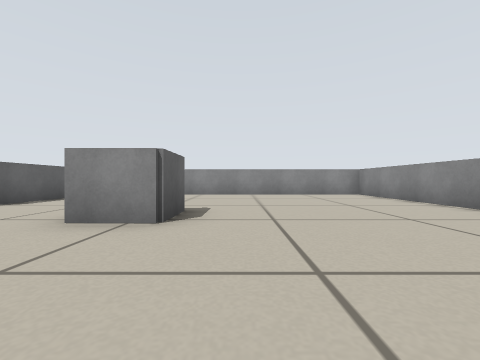
view 1 (above)

17 first-person views from a walk through a robot-simulator world made for Stage. The camera is 0.29 m above the floor, looks level and sees 90° across. Floor lines are 1 m apart. The floor is counted in squares, 0.5 m on a side. Each view is taken from the middle of a square. On the plan, view 1 faces up. The plan holds only what a view shows up to about 9 squares ahead; the rest is blank. The robots in the file are not drawn.

view 2
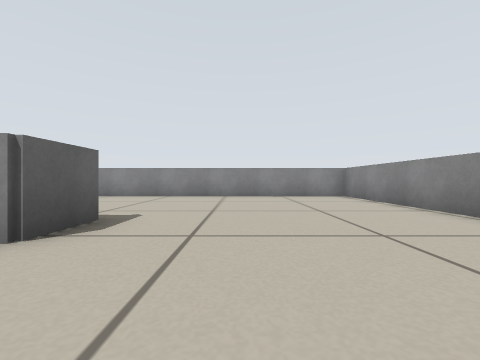

view 3
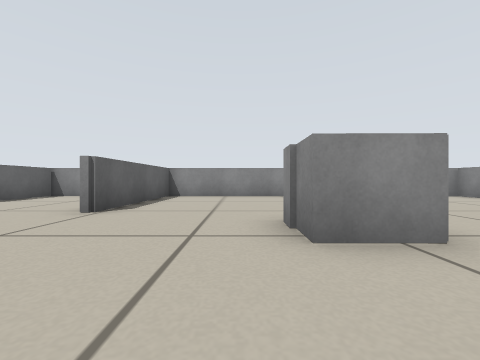

view 4
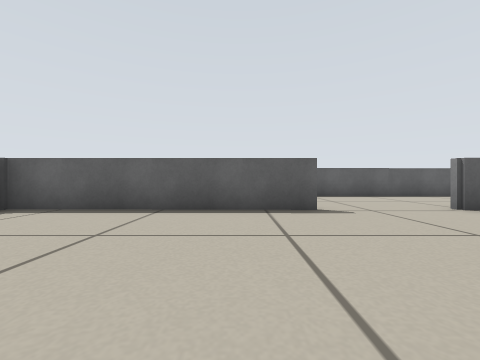

view 5
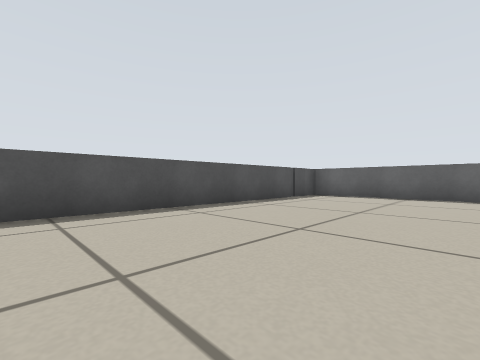

view 6
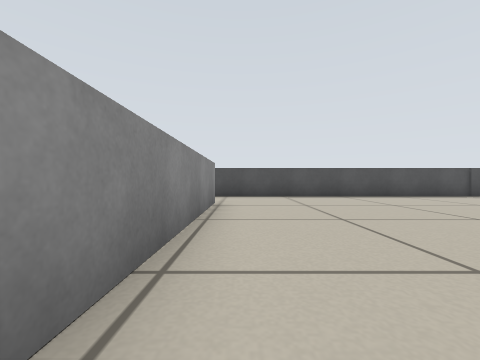

view 7
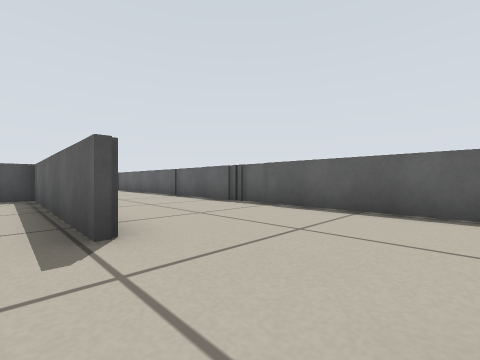

view 8
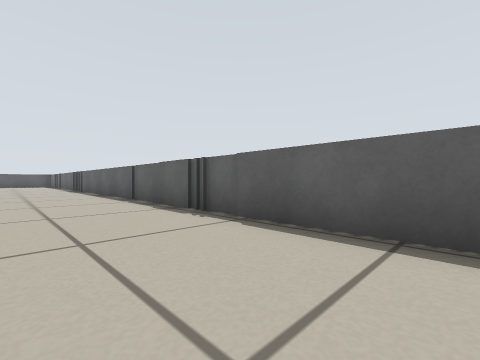

view 9
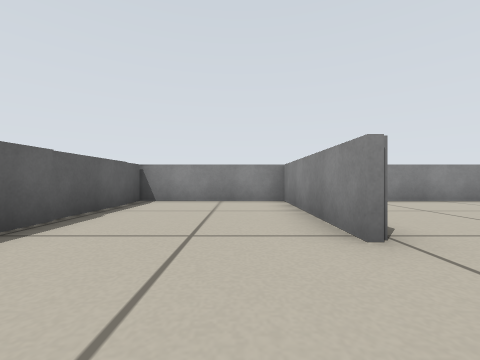

view 10
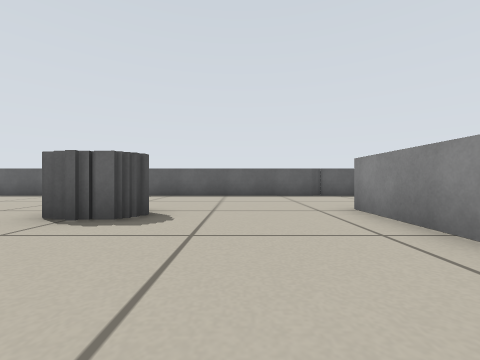

view 11
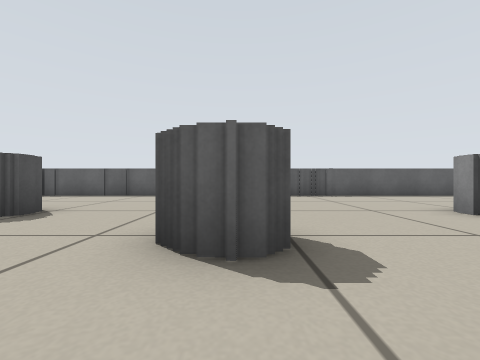

view 12
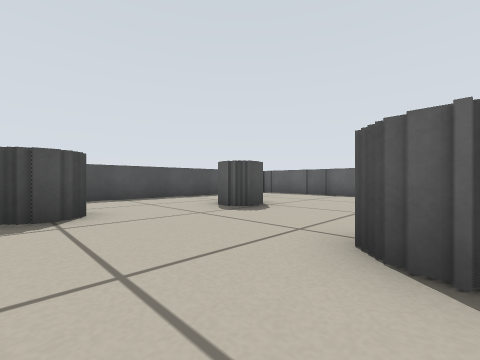

view 13
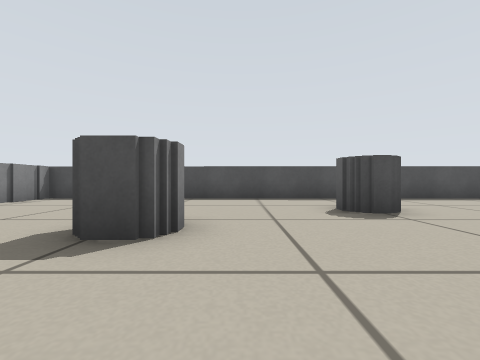

view 14
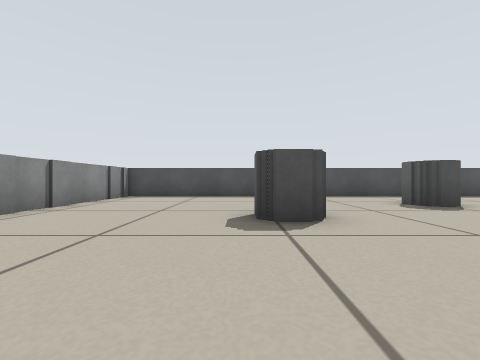

view 15
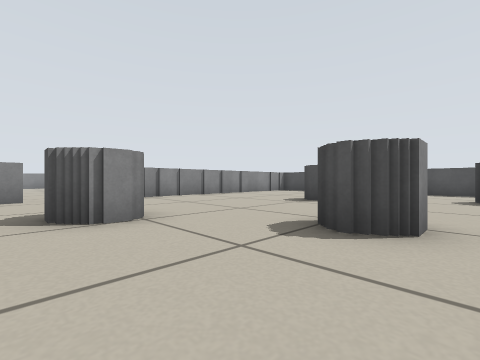

view 16
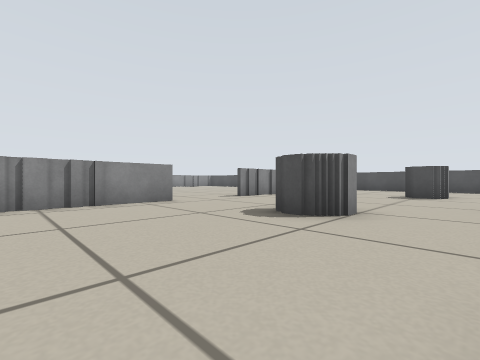

view 17
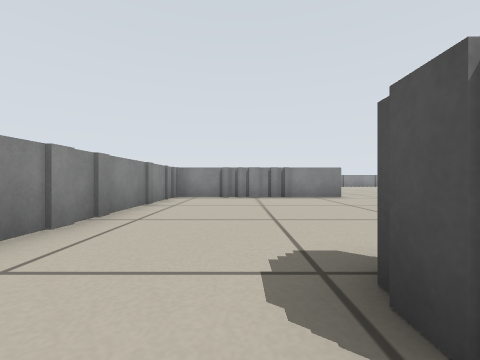

### Floor plan
Points are (right, up) in squares from view 1. A wall is a line through its corners. A room is listed if a view was taken in it or the views show most of it. See-through windows are left out.
Room 1 (views 1, 2, 3, 4, 5, 6, 7, 8, 9)
walls: (-1, 4.4) (-1, 3.2) (-2.3, 3.2) (-2.3, 4.3); (-5.6, 2.5) (-5.7, -3.5) (5, -3.6); (-5.8, 5.1) (-5.8, 9.6) (-9.9, 9.6); (4.6, -1) (4.7, 9.5) (-5.6, 9.6) (-5.6, 5.2); (-9.6, 9.6) (-9.7, -4.5)
ways out: opening at (-8, -4) to room 2; opening at (5, -2.5)
Room 2 (views 10, 11, 12, 13, 14, 15, 16, 17)
walls: (-0.6, -12.6) (-0.6, -11.7) (0.4, -11.7); (-2.8, -12.5) (-2.8, -13.5); (1.7, -16) (1.7, -15.3) (2.8, -15.3) (2.7, -16); (2.5, -10.6) (2.5, -9.7); (-1.9, -17.2) (-0.9, -17.2) (-0.9, -17.9); (2.7, -9.4) (3.7, -9.5); (-4.9, -9.1) (-5.4, -9.1); (-5.5, -16.6) (-4.6, -16.6) (-4.6, -17.4); (-0.4, -6.7) (0.3, -6.7); (-5, -7.6) (-4.5, -7.6) (-4.5, -9); (7, -13.8) (7, -12); (-9.8, -13.2) (-9.8, -20.1); (7.1, -9.5) (7.1, -3.9) (1.2, -3.8); (-6.4, -20.4) (7, -20.5) (7, -15.9); (-3.1, -3.8) (-5.8, -3.7); (-9.7, -4.5) (-9.8, -11.2)
ways out: opening at (-8, -4) to room 1; opening at (7, -11)

Positions as (right, up) in squares from view 1, and headings:
1: (0, 0), facing up
2: (1, 1), facing up
3: (-3, 1), facing up
4: (-1, 1), facing left
5: (3, 1), facing down-left
6: (4, 5), facing down
7: (-5, 5), facing down-left
8: (-7, 4), facing down-left
9: (-7, 3), facing up
10: (-1, -6), facing left
11: (-1, -13), facing left
12: (-1, -13), facing down-left
13: (1, -13), facing down
14: (3, -12), facing down
15: (-1, -9), facing down-right
16: (1, -6), facing down-right
17: (-1, -6), facing right
